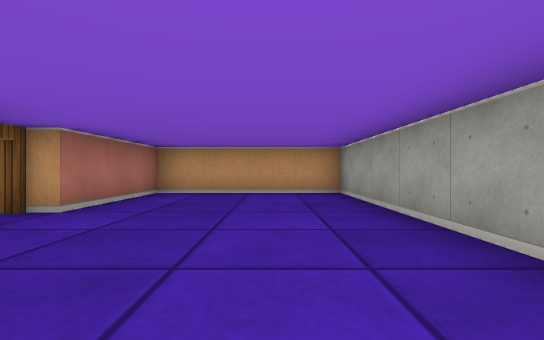
[1] (above)

15 first-person views from a walk through a cub3D maze. The camera is about half as high as the walls, looks level and sees 85° across. The floor is counted in squares. Each view is taken from the middle of a square. On the plan, view 1 faces up. The plan holds only what a view shows up to about 9 squares ahead; the rest is blank.

[2]
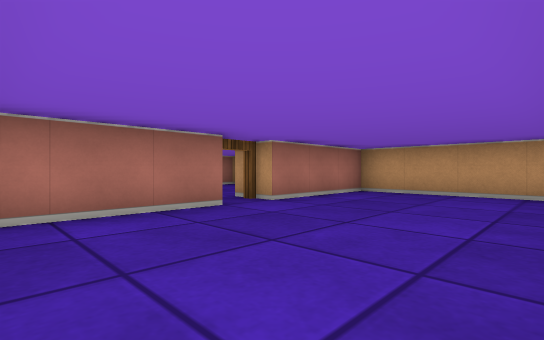

[3]
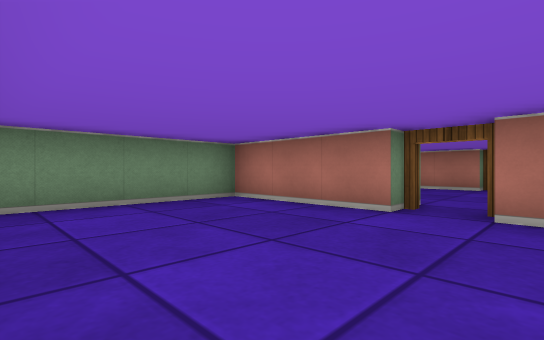

[4]
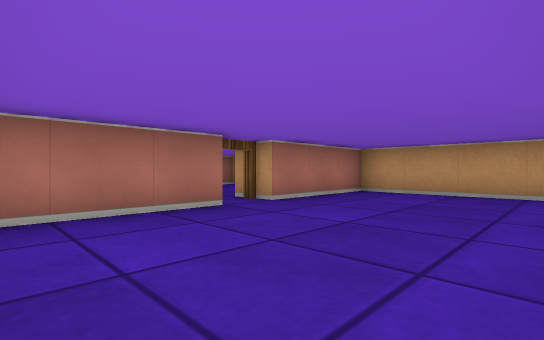

[5]
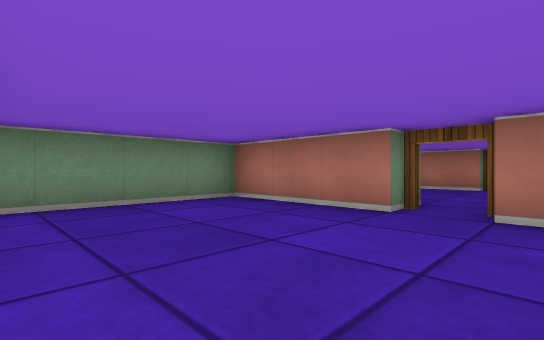

[6]
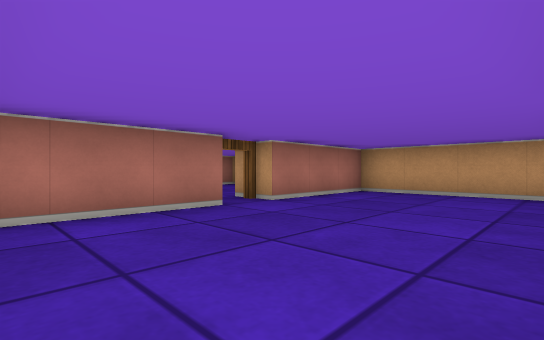

[7]
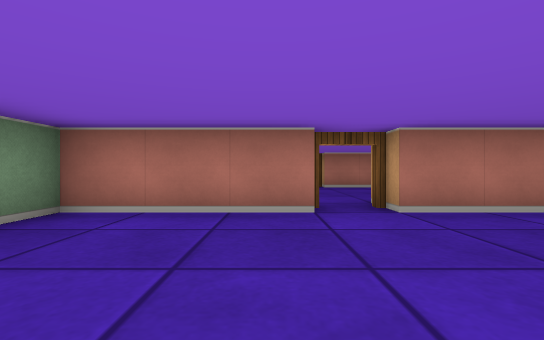

[8]
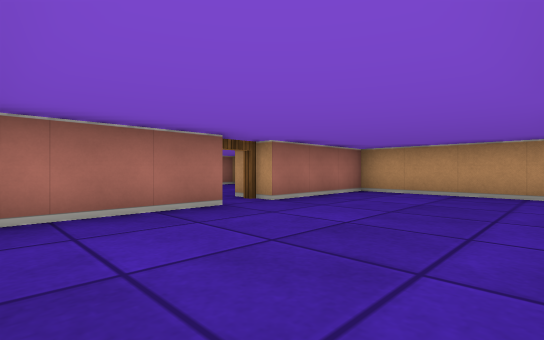

[9]
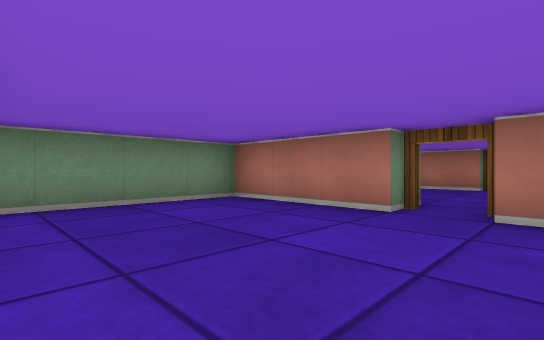

[10]
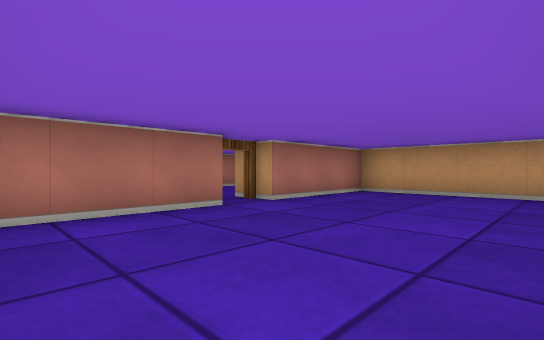

[11]
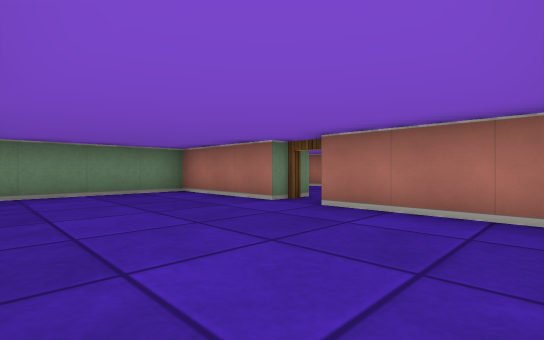

[12]
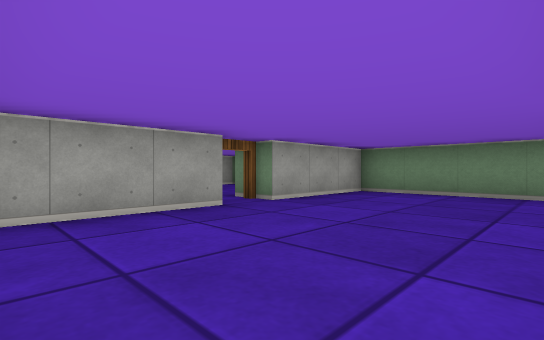

[13]
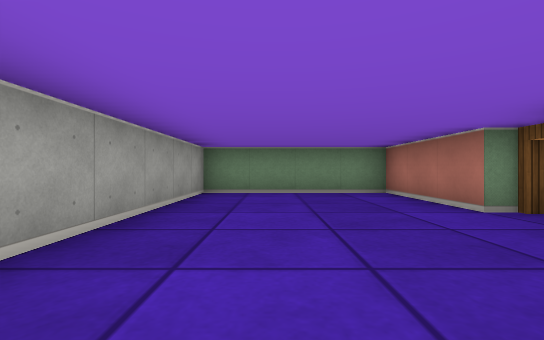

[14]
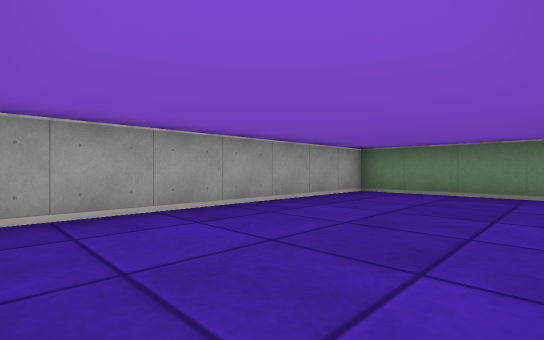

[15]
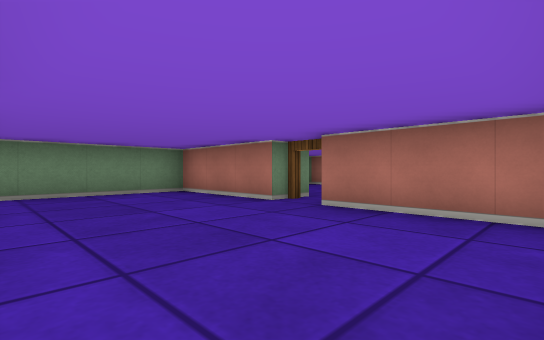

### Floor plan
Points are (right, up) in squares from view 1. A wall is a line through its corners. A room is listed if a view was taken in it or the views show most of it. See-through windows are left out.
Room 1 (views 1, 2, 3, 13, 14)
walls: (-2.5, 2.5) (-2.5, -0.5) (1.5, -0.5) (1.5, 6.5) (-2.5, 6.5) (-2.5, 3.5)
ways out: open door at (-3, 3) to room 2
Room 2 (views 4, 5)
walls: (-7.5, 2.5) (-7.5, -0.5) (-4.1, -0.5); (-4.2, 6.5) (-7.5, 6.5) (-7.5, 3.5)
ways out: open door at (-3, 3) to room 1; open door at (-8, 3) to room 3
Room 3 (views 6, 7, 12)
walls: (-12.5, 2.5) (-12.5, -0.5) (-8.5, -0.5) (-8.5, 2.5); (-8.5, 3.5) (-8.5, 5.9); (-9.2, 6.5) (-12.5, 6.5) (-12.5, 3.5)
ways out: open door at (-8, 3) to room 2; open door at (-13, 3) to room 4
Room 4 (views 8, 9, 15)
walls: (-17.5, 2.5) (-17.5, -0.5) (-14.1, -0.5); (-14.2, 6.5) (-17.5, 6.5) (-17.5, 3.5)
ways out: open door at (-13, 3) to room 3; open door at (-18, 3) to room 5
Room 5 (views 10, 11)
walls: (-22.5, 2.5) (-22.5, -0.5) (-19.2, -0.5); (-19.2, 6.5) (-22.5, 6.5) (-22.5, 3.5)
ways out: open door at (-18, 3) to room 4; open door at (-23, 3)

Positions as (right, up) in squares from view 1, and headings:
1: (0, 0), facing up
2: (1, 0), facing up-left
3: (1, 4), facing down-left
4: (-4, 0), facing up-left
5: (-4, 4), facing down-left
6: (-9, 0), facing up-left
7: (-9, 2), facing left
8: (-14, 0), facing up-left
9: (-14, 4), facing down-left
10: (-19, 0), facing up-left
11: (-19, 6), facing down-left
12: (-12, 6), facing down-right
13: (0, 6), facing down
14: (-2, 6), facing down-right
15: (-14, 6), facing down-left
